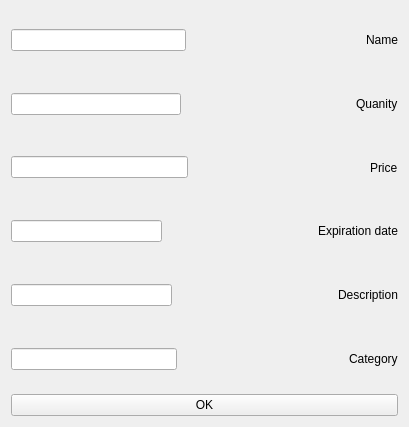
<?xml version="1.0" encoding="UTF-8"?>
<ui version="4.0">
 <class>Form</class>
 <widget class="QWidget" name="Form">
  <property name="geometry">
   <rect>
    <x>0</x>
    <y>0</y>
    <width>409</width>
    <height>427</height>
   </rect>
  </property>
  <property name="windowTitle">
   <string>Form</string>
  </property>
  <layout class="QVBoxLayout" name="verticalLayout">
   <item>
    <layout class="QHBoxLayout" name="horizontalLayout_6">
     <item>
      <widget class="QLineEdit" name="setName"/>
     </item>
     <item>
      <spacer name="horizontalSpacer_6">
       <property name="orientation">
        <enum>Qt::Horizontal</enum>
       </property>
       <property name="sizeHint" stdset="0">
        <size>
         <width>40</width>
         <height>20</height>
        </size>
       </property>
      </spacer>
     </item>
     <item>
      <widget class="QLabel" name="chngLable_2">
       <property name="text">
        <string>Name</string>
       </property>
      </widget>
     </item>
    </layout>
   </item>
   <item>
    <layout class="QHBoxLayout" name="horizontalLayout_2">
     <item>
      <widget class="QLineEdit" name="setQuanity"/>
     </item>
     <item>
      <spacer name="horizontalSpacer_2">
       <property name="orientation">
        <enum>Qt::Horizontal</enum>
       </property>
       <property name="sizeHint" stdset="0">
        <size>
         <width>40</width>
         <height>20</height>
        </size>
       </property>
      </spacer>
     </item>
     <item>
      <widget class="QLabel" name="chngLabel_3">
       <property name="text">
        <string>Quanity</string>
       </property>
      </widget>
     </item>
    </layout>
   </item>
   <item>
    <layout class="QHBoxLayout" name="horizontalLayout_4">
     <item>
      <widget class="QLineEdit" name="setPrice"/>
     </item>
     <item>
      <spacer name="horizontalSpacer_3">
       <property name="orientation">
        <enum>Qt::Horizontal</enum>
       </property>
       <property name="sizeHint" stdset="0">
        <size>
         <width>40</width>
         <height>20</height>
        </size>
       </property>
      </spacer>
     </item>
     <item>
      <widget class="QLabel" name="changLabel">
       <property name="text">
        <string>Price</string>
       </property>
      </widget>
     </item>
    </layout>
   </item>
   <item>
    <layout class="QHBoxLayout" name="horizontalLayout_3">
     <item>
      <widget class="QLineEdit" name="setDate"/>
     </item>
     <item>
      <spacer name="horizontalSpacer_4">
       <property name="orientation">
        <enum>Qt::Horizontal</enum>
       </property>
       <property name="sizeHint" stdset="0">
        <size>
         <width>40</width>
         <height>20</height>
        </size>
       </property>
      </spacer>
     </item>
     <item>
      <widget class="QLabel" name="chngLabel">
       <property name="text">
        <string>Expiration date</string>
       </property>
      </widget>
     </item>
    </layout>
   </item>
   <item>
    <layout class="QHBoxLayout" name="horizontalLayout_5">
     <item>
      <widget class="QLineEdit" name="setDescription"/>
     </item>
     <item>
      <spacer name="horizontalSpacer_5">
       <property name="orientation">
        <enum>Qt::Horizontal</enum>
       </property>
       <property name="sizeHint" stdset="0">
        <size>
         <width>40</width>
         <height>20</height>
        </size>
       </property>
      </spacer>
     </item>
     <item>
      <widget class="QLabel" name="chngLable">
       <property name="text">
        <string>Description</string>
       </property>
      </widget>
     </item>
    </layout>
   </item>
   <item>
    <layout class="QHBoxLayout" name="horizontalLayout_7">
     <item>
      <widget class="QLineEdit" name="setCategory"/>
     </item>
     <item>
      <spacer name="horizontalSpacer_7">
       <property name="orientation">
        <enum>Qt::Horizontal</enum>
       </property>
       <property name="sizeHint" stdset="0">
        <size>
         <width>40</width>
         <height>20</height>
        </size>
       </property>
      </spacer>
     </item>
     <item>
      <widget class="QLabel" name="changLabel_2">
       <property name="text">
        <string>Category</string>
       </property>
      </widget>
     </item>
    </layout>
   </item>
   <item>
    <widget class="QPushButton" name="confrimBtn">
     <property name="text">
      <string>OK</string>
     </property>
    </widget>
   </item>
  </layout>
 </widget>
 <resources/>
 <connections/>
</ui>
